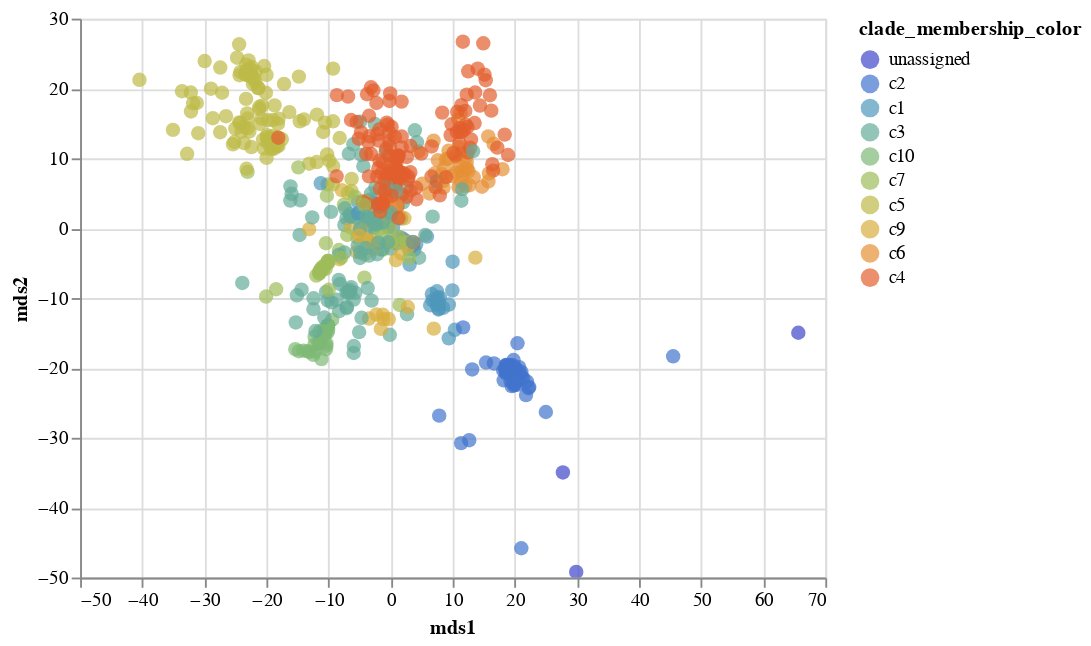

The cell this chart's notebook holds for it:
### Code cell
chart_12_mds = scatterplot_with_tooltip_interactive(merged_mds_df,'mds1','mds2',"mds1","mds2",['strain','clade_membership'],'clade_membership_color:N', domain, range_)
chart_12_mds

### Figure 1 — Vega-Lite specification as saved in the notebook (floating-point values rounded to 4 significant figures; data arrays with more than 128 entries replaced by an {"elided": "..."} marker saying what was removed)
{"config": {"view": {"continuousWidth": 400, "continuousHeight": 300}}, "data": {"name": "data-27d6a7b62344684f5d442ea26146af0b"}, "mark": {"type": "circle", "size": 60}, "encoding": {"color": {"type": "nominal", "field": "clade_membership_color", "scale": {"domain": ["unassigned", "c2", "c1", "c3", "c10", "c7", "c5", "c9", "c6", "c4"], "range": ["#3F47C9", "#4274CE", "#4F97BB", "#64AC99", "#7EB976", "#9EBE5A", "#BEBB48", "#D9AE3E", "#E69036", "#E35F2D", "#DB2823"]}}, "tooltip": [{"type": "nominal", "field": "strain"}, {"type": "nominal", "field": "clade_membership"}], "x": {"type": "quantitative", "field": "mds1", "title": "mds1"}, "y": {"type": "quantitative", "field": "mds2", "title": "mds2"}}, "selection": {"selector010": {"type": "interval", "bind": "scales", "encodings": ["x", "y"]}}, "$schema": "https://vega.github.io/schema/vega-lite/v4.8.1.json", "datasets": {"data-27d6a7b62344684f5d442ea26146af0b": {"elided": "674 records"}}}
